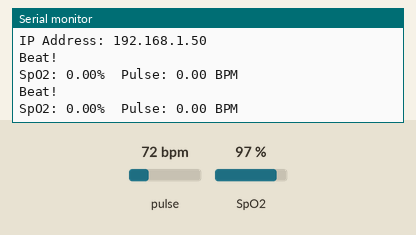
Simulated run of this sketch. Board: ESP32. Shown: the last lines printed to the serial monitor. The inputs (shaded band) are chosen by the test bench; at power-on: pulse 72 bpm, SpO2 97 %. WiFi joins after 1.5 s; servers stay silent unless stated; uploads are accepted with an empty reply.

Above: at 2.7 s.
2.8 s: pulse set to 42 bpm
At 4.2 s:
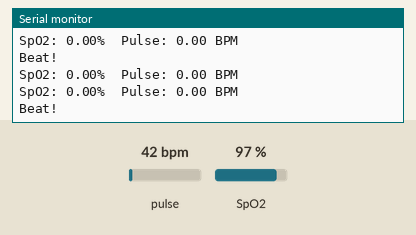
4.3 s: SpO2 set to 80 %
At 5.1 s:
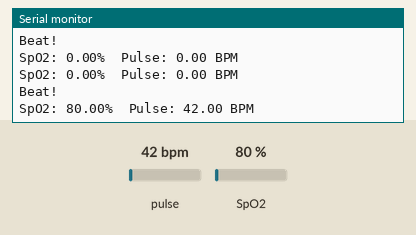
5.8 s: pulse set to 70 bpm
At 11.02 s:
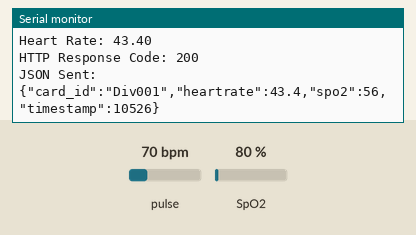
Timing chart, 0 to 12.5 s (numbered marks = the images above; inputs shaded):
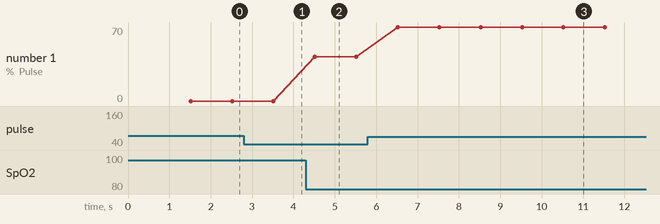

The sketch:

scanneri2c.ino
```cpp
#include <WiFi.h>
#include <HTTPClient.h>
#include <ArduinoJson.h>
#include <Wire.h>
#include "MAX30100_PulseOximeter.h"

//pinout
int sda = 21;
int scl = 22;
int interrupt = 5;

//spo2 ko lagi variable
#define debug Serial
PulseOximeter pox;

float spo2Value = 0.0;
float heartRate = 0.0;
bool fingerDetected = false;

const char* ssid = "Galaxy F22";
const char* password = "11111111";
const char* serverURL = "http://192.168.63.12:8000/data";

// timing for sampling (replaces blocking delay(1000) x10 loop)
uint32_t lastSampleTime = 0;
const uint32_t SAMPLE_INTERVAL_MS = 1000;
const int SAMPLE_COUNT = 10;

int sampleIndex = 0;
float spo2Sum = 0;
float hrSum = 0;

void onBeatDetected()
{
  fingerDetected = true;
  Serial.println("Beat!");
}

void setup_sensor()
{
  Wire.begin(sda, scl);

  debug.println("Initializing MAX30100...");

  if (!pox.begin())
  {
    debug.println("MAX30100 not found. Check wiring!");
    while (1);
  }

  pox.setIRLedCurrent(MAX30100_LED_CURR_50MA);
  pox.setOnBeatDetectedCallback(onBeatDetected);

  debug.println("Sensor ready!");
}

void setup_wifi() {
  delay(10);
  Serial.println();
  Serial.print("Connecting to WiFi");
  WiFi.begin(ssid, password);

  while (WiFi.status() != WL_CONNECTED) {
    delay(500);
    Serial.print(".");
  }

  Serial.println();
  Serial.println("WiFi Connected!");
  Serial.print("IP Address: ");
  Serial.println(WiFi.localIP());
}

void sendJSON(String cardID, float heartrate, float spo2)
{
  StaticJsonDocument<256> doc;
  doc["card_id"] = cardID;
  doc["heartrate"] = heartrate;
  doc["spo2"] = spo2;
  doc["timestamp"] = millis();

  String jsonBuffer;
  serializeJson(doc, jsonBuffer);

  if (WiFi.status() == WL_CONNECTED)
  {
    HTTPClient http;
    http.begin(serverURL);
    http.addHeader("Content-Type", "application/json");

    int httpResponseCode = http.POST(jsonBuffer);

    if (httpResponseCode > 0)
    {
      Serial.print("HTTP Response Code: ");
      Serial.println(httpResponseCode);
      Serial.println("JSON Sent:");
      Serial.println(jsonBuffer);
    }
    else
    {
      Serial.print("HTTP Error: ");
      Serial.println(httpResponseCode);
    }

    http.end();
  }
  else
  {
    Serial.println("WiFi Disconnected");
  }
}

void setup() {
  Serial.begin(115200);
  setup_sensor();
  setup_wifi();
}

void loop()
{
  // This MUST run every loop iteration, unthrottled, for the algorithm to work
  pox.update();

  // Take one "sample" every SAMPLE_INTERVAL_MS, without blocking pox.update()
  if (millis() - lastSampleTime > SAMPLE_INTERVAL_MS)
  {
    lastSampleTime = millis();

    float spo2 = pox.getSpO2();
    float heart_rate = pox.getHeartRate();

    if (spo2 <= 0) spo2 = 0;
    if (heart_rate <= 0) heart_rate = 0;

    Serial.print("SpO2: ");
    Serial.print(spo2);
    Serial.print("%  Pulse: ");
    Serial.print(heart_rate);
    Serial.println(" BPM");

    spo2Sum += spo2;
    hrSum += heart_rate;
    sampleIndex++;

    if (sampleIndex >= SAMPLE_COUNT)
    {
      float avgspo2 = spo2Sum / SAMPLE_COUNT;
      float avgheart_rate = hrSum / SAMPLE_COUNT;

      Serial.println("---- Average ----");
      Serial.print("SpO2: ");
      Serial.println(avgspo2);
      Serial.print("Heart Rate: ");
      Serial.println(avgheart_rate);

      sendJSON("Div001", avgheart_rate, avgspo2);

      // reset for next batch
      sampleIndex = 0;
      spo2Sum = 0;
      hrSum = 0;
    }
  }
}
```

Measured:
- after the input at 4.3 s, the serial monitor: prints a new line after 0.22 s (image 2)
- after the input at 5.8 s, the serial monitor: prints a new line after 0.72 s (image 3)
- plotted number 1: 42 → 70 after the input at 5.8 s
